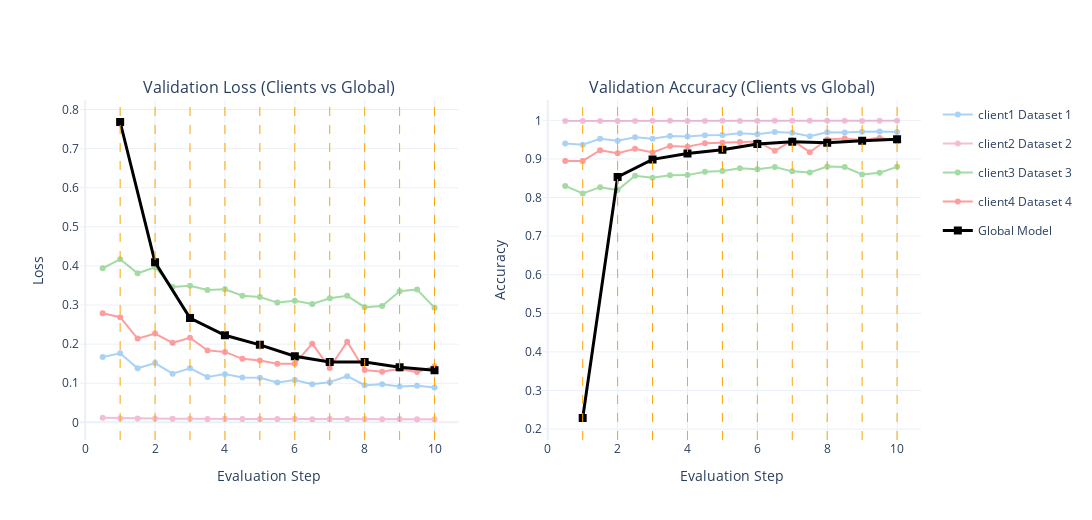

This figure's notebook cell:
### Code cell
import plotly.graph_objects as go
from plotly.subplots import make_subplots
import plotly.express as px

# -------------------------------------------------
# Create subplots
fig = make_subplots(
    rows=1, cols=2,
    subplot_titles=(
        "Validation Loss (Clients vs Global)",
        "Validation Accuracy (Clients vs Global)"
    )
)

# -------------------------------------------------
# Assign fixed colors per client
palette = px.colors.qualitative.Dark24  # journal-friendly
client_colors = {
    client_id: palette[client_id % len(palette)]
    for client_id in logger.client_metrics.keys()
}

# -------------------------------------------------
# Subplot 1: Validation Loss (Clients)
for client_id, metrics in logger.client_metrics.items():
    losses = metrics["loss"]
    steps = [x / (client_epoch + 1)
             for x in range(1, client_epoch * global_epoch + global_epoch + 1)]

    fig.add_trace(
        go.Scatter(
            x=steps,
            y=losses,
            mode="lines+markers",
            name=f"client{client_id + 1} {client_devices[client_id]['dataset'][:10]}",
            legendgroup=f"{client_devices[client_id]['dataset'][:10]}",
            line=dict(color=client_colors[client_id]),
            marker=dict(color=client_colors[client_id]),
            opacity=0.4
        ),
        row=1, col=1
    )

# Global model loss
global_losses = logger.global_metrics["loss"][::2]
global_steps = list(range(1, len(global_losses) + 1))

fig.add_trace(
    go.Scatter(
        x=global_steps,
        y=global_losses,
        mode="lines+markers",
        name="Global Model",
        legendgroup="global",
        line=dict(color="black", width=3),
        marker=dict(symbol="square", size=8, color="black")
    ),
    row=1, col=1
)

# -------------------------------------------------
# Subplot 2: Validation Accuracy (Clients)
for client_id, metrics in logger.client_metrics.items():
    accuracies = metrics["accuracy"]
    steps = [x / (client_epoch + 1)
             for x in range(1, client_epoch * global_epoch + global_epoch + 1)]

    fig.add_trace(
        go.Scatter(
            x=steps,
            y=accuracies,
            mode="lines+markers",
            name=f"client{client_id + 1} {client_devices[client_id]['dataset'][:10]}",
            legendgroup=f"{client_devices[client_id]['dataset'][:10]}",
            showlegend=False,  # legend only once (left plot)
            line=dict(color=client_colors[client_id]),
            marker=dict(color=client_colors[client_id]),
            opacity=0.4
        ),
        row=1, col=2
    )

# Global model accuracy
global_accs = logger.global_metrics["accuracy"][::2]
global_steps = list(range(1, len(global_accs) + 1))

fig.add_trace(
    go.Scatter(
        x=global_steps,
        y=global_accs,
        mode="lines+markers",
        name="Global Model",
        legendgroup="global",
        showlegend=False,
        line=dict(color="black", width=3),
        marker=dict(symbol="square", size=8, color="black")
    ),
    row=1, col=2
)

# -------------------------------------------------
# Axis labels
fig.update_xaxes(title_text="Evaluation Step", row=1, col=1)
fig.update_xaxes(title_text="Evaluation Step", row=1, col=2)
fig.update_yaxes(title_text="Loss", row=1, col=1)
fig.update_yaxes(title_text="Accuracy", row=1, col=2)

# -------------------------------------------------
# Vertical lines (Global Rounds)
for g in range(1, global_epoch + 1):
    fig.add_vline(
        x=g,
        line=dict(color="orange", dash="dash", width=1)
    )

# -------------------------------------------------
# Layout
fig.update_layout(
    height=520,
    width=1200,
    template="plotly_white",
    hovermode="x unified"
)

fig.show()

### Figure 1 — Plotly figure (JSON) as saved in the notebook; plotly's stock layout.template omitted (floating-point values rounded to 4 significant figures)
{"data": [{"legendgroup": "Dataset 1 ", "line": {"color": "#2E91E5"}, "marker": {"color": "#2E91E5"}, "mode": "lines+markers", "name": "client1 Dataset 1 ", "opacity": 0.4, "type": "scatter", "x": [0.5, 1, 1.5, 2, 2.5, 3, 3.5, 4, 4.5, 5, 5.5, 6, 6.5, 7, 7.5, 8, 8.5, 9, 9.5, 10], "xaxis": "x", "y": [0.1671, 0.1765, 0.1383, 0.1515, 0.1246, 0.1383, 0.116, 0.1233, 0.1145, 0.1141, 0.1021, 0.1082, 0.09746, 0.1028, 0.1181, 0.0951, 0.0972, 0.0916, 0.09354, 0.08907], "yaxis": "y"}, {"legendgroup": "Dataset 2 ", "line": {"color": "#E15F99"}, "marker": {"color": "#E15F99"}, "mode": "lines+markers", "name": "client2 Dataset 2 ", "opacity": 0.4, "type": "scatter", "x": [0.5, 1, 1.5, 2, 2.5, 3, 3.5, 4, 4.5, 5, 5.5, 6, 6.5, 7, 7.5, 8, 8.5, 9, 9.5, 10], "xaxis": "x", "y": [0.01152, 0.01053, 0.01006, 0.00966, 0.009233, 0.009024, 0.008378, 0.008955, 0.008637, 0.008453, 0.008796, 0.009263, 0.007927, 0.008839, 0.00826, 0.008657, 0.007949, 0.008566, 0.00823, 0.008229], "yaxis": "y"}, {"legendgroup": "Dataset 3 ", "line": {"color": "#1CA71C"}, "marker": {"color": "#1CA71C"}, "mode": "lines+markers", "name": "client3 Dataset 3 ", "opacity": 0.4, "type": "scatter", "x": [0.5, 1, 1.5, 2, 2.5, 3, 3.5, 4, 4.5, 5, 5.5, 6, 6.5, 7, 7.5, 8, 8.5, 9, 9.5, 10], "xaxis": "x", "y": [0.3938, 0.4173, 0.3813, 0.3968, 0.3461, 0.3493, 0.3387, 0.3404, 0.324, 0.3206, 0.3063, 0.3108, 0.3027, 0.3175, 0.3235, 0.2945, 0.2973, 0.3354, 0.3396, 0.2933], "yaxis": "y"}, {"legendgroup": "Dataset 4 ", "line": {"color": "#FB0D0D"}, "marker": {"color": "#FB0D0D"}, "mode": "lines+markers", "name": "client4 Dataset 4 ", "opacity": 0.4, "type": "scatter", "x": [0.5, 1, 1.5, 2, 2.5, 3, 3.5, 4, 4.5, 5, 5.5, 6, 6.5, 7, 7.5, 8, 8.5, 9, 9.5, 10], "xaxis": "x", "y": [0.2789, 0.2688, 0.2142, 0.2272, 0.2034, 0.2164, 0.1841, 0.1802, 0.1624, 0.1582, 0.1498, 0.1501, 0.2011, 0.1388, 0.2062, 0.1338, 0.1295, 0.1369, 0.1285, 0.1437], "yaxis": "y"}, {"legendgroup": "global", "line": {"color": "black", "width": 3}, "marker": {"color": "black", "size": 8, "symbol": "square"}, "mode": "lines+markers", "name": "Global Model", "type": "scatter", "x": [1, 2, 3, 4, 5, 6, 7, 8, 9, 10], "xaxis": "x", "y": [0.7681, 0.4092, 0.2669, 0.2227, 0.1982, 0.1691, 0.1544, 0.1545, 0.1409, 0.1331], "yaxis": "y"}, {"legendgroup": "Dataset 1 ", "line": {"color": "#2E91E5"}, "marker": {"color": "#2E91E5"}, "mode": "lines+markers", "name": "client1 Dataset 1 ", "opacity": 0.4, "showlegend": false, "type": "scatter", "x": [0.5, 1, 1.5, 2, 2.5, 3, 3.5, 4, 4.5, 5, 5.5, 6, 6.5, 7, 7.5, 8, 8.5, 9, 9.5, 10], "xaxis": "x2", "y": [0.9399, 0.9366, 0.9521, 0.9474, 0.9561, 0.9524, 0.9595, 0.9581, 0.9614, 0.9623, 0.9664, 0.9637, 0.9698, 0.9676, 0.9586, 0.9692, 0.9685, 0.9706, 0.9708, 0.9699], "yaxis": "y2"}, {"legendgroup": "Dataset 2 ", "line": {"color": "#E15F99"}, "marker": {"color": "#E15F99"}, "mode": "lines+markers", "name": "client2 Dataset 2 ", "opacity": 0.4, "showlegend": false, "type": "scatter", "x": [0.5, 1, 1.5, 2, 2.5, 3, 3.5, 4, 4.5, 5, 5.5, 6, 6.5, 7, 7.5, 8, 8.5, 9, 9.5, 10], "xaxis": "x2", "y": [0.998, 0.9981, 0.9984, 0.9982, 0.9985, 0.9986, 0.9986, 0.9984, 0.9985, 0.9986, 0.9985, 0.9984, 0.9989, 0.9986, 0.9988, 0.9986, 0.9988, 0.9985, 0.9986, 0.9986], "yaxis": "y2"}, {"legendgroup": "Dataset 3 ", "line": {"color": "#1CA71C"}, "marker": {"color": "#1CA71C"}, "mode": "lines+markers", "name": "client3 Dataset 3 ", "opacity": 0.4, "showlegend": false, "type": "scatter", "x": [0.5, 1, 1.5, 2, 2.5, 3, 3.5, 4, 4.5, 5, 5.5, 6, 6.5, 7, 7.5, 8, 8.5, 9, 9.5, 10], "xaxis": "x2", "y": [0.8301, 0.8104, 0.8267, 0.8193, 0.8565, 0.851, 0.8578, 0.858, 0.867, 0.8689, 0.8759, 0.8734, 0.8788, 0.8678, 0.8649, 0.8805, 0.8788, 0.8599, 0.8642, 0.8794], "yaxis": "y2"}, {"legendgroup": "Dataset 4 ", "line": {"color": "#FB0D0D"}, "marker": {"color": "#FB0D0D"}, "mode": "lines+markers", "name": "client4 Dataset 4 ", "opacity": 0.4, "showlegend": false, "type": "scatter", "x": [0.5, 1, 1.5, 2, 2.5, 3, 3.5, 4, 4.5, 5, 5.5, 6, 6.5, 7, 7.5, 8, 8.5, 9, 9.5, 10], "xaxis": "x2", "y": [0.8948, 0.8948, 0.9224, 0.9145, 0.9265, 0.9166, 0.9336, 0.9316, 0.9409, 0.942, 0.9436, 0.9451, 0.9209, 0.9483, 0.9174, 0.9505, 0.9531, 0.949, 0.9545, 0.946], "yaxis": "y2"}, {"legendgroup": "global", "line": {"color": "black", "width": 3}, "marker": {"color": "black", "size": 8, "symbol": "square"}, "mode": "lines+markers", "name": "Global Model", "showlegend": false, "type": "scatter", "x": [1, 2, 3, 4, 5, 6, 7, 8, 9, 10], "xaxis": "x2", "y": [0.2287, 0.8534, 0.8988, 0.9142, 0.9237, 0.9385, 0.9442, 0.9421, 0.9473, 0.9507], "yaxis": "y2"}], "layout": {"annotations": [{"font": {"size": 16}, "showarrow": false, "text": "Validation Loss (Clients vs Global)", "x": 0.225, "xanchor": "center", "xref": "paper", "y": 1, "yanchor": "bottom", "yref": "paper"}, {"font": {"size": 16}, "showarrow": false, "text": "Validation Accuracy (Clients vs Global)", "x": 0.775, "xanchor": "center", "xref": "paper", "y": 1, "yanchor": "bottom", "yref": "paper"}], "height": 520, "hovermode": "x unified", "shapes": [{"line": {"color": "orange", "dash": "dash", "width": 1}, "type": "line", "x0": 1, "x1": 1, "xref": "x", "y0": 0, "y1": 1, "yref": "y domain"}, {"line": {"color": "orange", "dash": "dash", "width": 1}, "type": "line", "x0": 1, "x1": 1, "xref": "x2", "y0": 0, "y1": 1, "yref": "y2 domain"}, {"line": {"color": "orange", "dash": "dash", "width": 1}, "type": "line", "x0": 2, "x1": 2, "xref": "x", "y0": 0, "y1": 1, "yref": "y domain"}, {"line": {"color": "orange", "dash": "dash", "width": 1}, "type": "line", "x0": 2, "x1": 2, "xref": "x2", "y0": 0, "y1": 1, "yref": "y2 domain"}, {"line": {"color": "orange", "dash": "dash", "width": 1}, "type": "line", "x0": 3, "x1": 3, "xref": "x", "y0": 0, "y1": 1, "yref": "y domain"}, {"line": {"color": "orange", "dash": "dash", "width": 1}, "type": "line", "x0": 3, "x1": 3, "xref": "x2", "y0": 0, "y1": 1, "yref": "y2 domain"}, {"line": {"color": "orange", "dash": "dash", "width": 1}, "type": "line", "x0": 4, "x1": 4, "xref": "x", "y0": 0, "y1": 1, "yref": "y domain"}, {"line": {"color": "orange", "dash": "dash", "width": 1}, "type": "line", "x0": 4, "x1": 4, "xref": "x2", "y0": 0, "y1": 1, "yref": "y2 domain"}, {"line": {"color": "orange", "dash": "dash", "width": 1}, "type": "line", "x0": 5, "x1": 5, "xref": "x", "y0": 0, "y1": 1, "yref": "y domain"}, {"line": {"color": "orange", "dash": "dash", "width": 1}, "type": "line", "x0": 5, "x1": 5, "xref": "x2", "y0": 0, "y1": 1, "yref": "y2 domain"}, {"line": {"color": "orange", "dash": "dash", "width": 1}, "type": "line", "x0": 6, "x1": 6, "xref": "x", "y0": 0, "y1": 1, "yref": "y domain"}, {"line": {"color": "orange", "dash": "dash", "width": 1}, "type": "line", "x0": 6, "x1": 6, "xref": "x2", "y0": 0, "y1": 1, "yref": "y2 domain"}, {"line": {"color": "orange", "dash": "dash", "width": 1}, "type": "line", "x0": 7, "x1": 7, "xref": "x", "y0": 0, "y1": 1, "yref": "y domain"}, {"line": {"color": "orange", "dash": "dash", "width": 1}, "type": "line", "x0": 7, "x1": 7, "xref": "x2", "y0": 0, "y1": 1, "yref": "y2 domain"}, {"line": {"color": "orange", "dash": "dash", "width": 1}, "type": "line", "x0": 8, "x1": 8, "xref": "x", "y0": 0, "y1": 1, "yref": "y domain"}, {"line": {"color": "orange", "dash": "dash", "width": 1}, "type": "line", "x0": 8, "x1": 8, "xref": "x2", "y0": 0, "y1": 1, "yref": "y2 domain"}, {"line": {"color": "orange", "dash": "dash", "width": 1}, "type": "line", "x0": 9, "x1": 9, "xref": "x", "y0": 0, "y1": 1, "yref": "y domain"}, {"line": {"color": "orange", "dash": "dash", "width": 1}, "type": "line", "x0": 9, "x1": 9, "xref": "x2", "y0": 0, "y1": 1, "yref": "y2 domain"}, {"line": {"color": "orange", "dash": "dash", "width": 1}, "type": "line", "x0": 10, "x1": 10, "xref": "x", "y0": 0, "y1": 1, "yref": "y domain"}, {"line": {"color": "orange", "dash": "dash", "width": 1}, "type": "line", "x0": 10, "x1": 10, "xref": "x2", "y0": 0, "y1": 1, "yref": "y2 domain"}], "width": 1200, "xaxis": {"anchor": "y", "domain": [0, 0.45], "title": {"text": "Evaluation Step"}}, "xaxis2": {"anchor": "y2", "domain": [0.55, 1], "title": {"text": "Evaluation Step"}}, "yaxis": {"anchor": "x", "domain": [0, 1], "title": {"text": "Loss"}}, "yaxis2": {"anchor": "x2", "domain": [0, 1], "title": {"text": "Accuracy"}}}}
